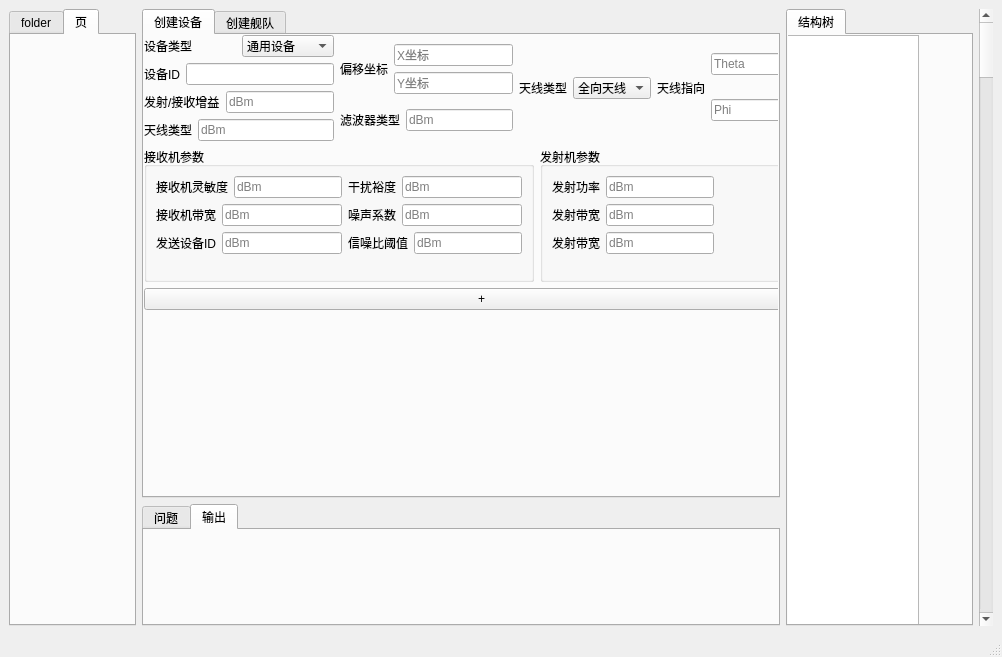
<?xml version="1.0" encoding="UTF-8"?>
<ui version="4.0">
 <class>MainWindow</class>
 <widget class="QMainWindow" name="MainWindow">
  <property name="geometry">
   <rect>
    <x>0</x>
    <y>0</y>
    <width>1002</width>
    <height>657</height>
   </rect>
  </property>
  <property name="windowTitle">
   <string>MainWindow</string>
  </property>
  <widget class="QWidget" name="centralwidget">
   <layout class="QGridLayout" name="gridLayout_6">
    <item row="0" column="2">
     <widget class="QScrollBar" name="verticalScrollBar">
      <property name="orientation">
       <enum>Qt::Orientation::Vertical</enum>
      </property>
     </widget>
    </item>
    <item row="0" column="0">
     <layout class="QHBoxLayout" name="horizontalLayout_3" stretch="1,0">
      <item>
       <widget class="QTabWidget" name="tabWidget">
        <property name="sizePolicy">
         <sizepolicy hsizetype="Expanding" vsizetype="Expanding">
          <horstretch>0</horstretch>
          <verstretch>0</verstretch>
         </sizepolicy>
        </property>
        <property name="tabPosition">
         <enum>QTabWidget::TabPosition::North</enum>
        </property>
        <property name="currentIndex">
         <number>1</number>
        </property>
        <property name="elideMode">
         <enum>Qt::TextElideMode::ElideLeft</enum>
        </property>
        <widget class="QWidget" name="tab_2">
         <attribute name="title">
          <string>folder</string>
         </attribute>
         <widget class="QTreeView" name="treeView">
          <property name="geometry">
           <rect>
            <x>-20</x>
            <y>0</y>
            <width>151</width>
            <height>671</height>
           </rect>
          </property>
          <property name="sizePolicy">
           <sizepolicy hsizetype="Expanding" vsizetype="Expanding">
            <horstretch>0</horstretch>
            <verstretch>7</verstretch>
           </sizepolicy>
          </property>
         </widget>
        </widget>
        <widget class="QWidget" name="tab_4">
         <attribute name="title">
          <string>页</string>
         </attribute>
        </widget>
       </widget>
      </item>
      <item>
       <layout class="QVBoxLayout" name="verticalLayout_3" stretch="4,1">
        <item>
         <widget class="QTabWidget" name="tabWidget_3">
          <property name="currentIndex">
           <number>0</number>
          </property>
          <widget class="QWidget" name="tab">
           <attribute name="title">
            <string>创建设备</string>
           </attribute>
           <widget class="QWidget" name="">
            <property name="geometry">
             <rect>
              <x>0</x>
              <y>0</y>
              <width>675</width>
              <height>275</height>
             </rect>
            </property>
            <layout class="QVBoxLayout" name="verticalLayout_15">
             <item>
              <layout class="QHBoxLayout" name="horizontalLayout_13">
               <item>
                <layout class="QVBoxLayout" name="verticalLayout_8">
                 <item>
                  <layout class="QHBoxLayout" name="horizontalLayout_5">
                   <item>
                    <widget class="QLabel" name="label_9">
                     <property name="text">
                      <string>设备类型</string>
                     </property>
                    </widget>
                   </item>
                   <item>
                    <widget class="QComboBox" name="comboBox_2">
                     <item>
                      <property name="text">
                       <string>通用设备</string>
                      </property>
                     </item>
                     <item>
                      <property name="text">
                       <string>发射机</string>
                      </property>
                     </item>
                     <item>
                      <property name="text">
                       <string>接收机</string>
                      </property>
                     </item>
                     <item>
                      <property name="text">
                       <string>收发一体机</string>
                      </property>
                     </item>
                    </widget>
                   </item>
                  </layout>
                 </item>
                 <item>
                  <layout class="QHBoxLayout" name="horizontalLayout_7">
                   <item>
                    <widget class="QLabel" name="label_21">
                     <property name="text">
                      <string>设备ID</string>
                     </property>
                    </widget>
                   </item>
                   <item>
                    <widget class="QLineEdit" name="lineEdit_11"/>
                   </item>
                  </layout>
                 </item>
                 <item>
                  <layout class="QHBoxLayout" name="horizontalLayout_9">
                   <item>
                    <widget class="QLabel" name="label_23">
                     <property name="text">
                      <string>发射/接收增益</string>
                     </property>
                    </widget>
                   </item>
                   <item>
                    <widget class="QLineEdit" name="lineEdit_14">
                     <property name="placeholderText">
                      <string>dBm</string>
                     </property>
                    </widget>
                   </item>
                  </layout>
                 </item>
                 <item>
                  <layout class="QHBoxLayout" name="horizontalLayout_11">
                   <item>
                    <widget class="QLabel" name="label_25">
                     <property name="text">
                      <string>天线类型</string>
                     </property>
                    </widget>
                   </item>
                   <item>
                    <widget class="QLineEdit" name="lineEdit_16">
                     <property name="placeholderText">
                      <string>dBm</string>
                     </property>
                    </widget>
                   </item>
                  </layout>
                 </item>
                </layout>
               </item>
               <item>
                <layout class="QVBoxLayout" name="verticalLayout_9">
                 <item>
                  <layout class="QHBoxLayout" name="horizontalLayout_8">
                   <item>
                    <widget class="QLabel" name="label_22">
                     <property name="text">
                      <string>偏移坐标</string>
                     </property>
                    </widget>
                   </item>
                   <item>
                    <layout class="QVBoxLayout" name="verticalLayout_7">
                     <item>
                      <widget class="QLineEdit" name="lineEdit_12">
                       <property name="placeholderText">
                        <string>X坐标</string>
                       </property>
                      </widget>
                     </item>
                     <item>
                      <widget class="QLineEdit" name="lineEdit_13">
                       <property name="placeholderText">
                        <string>Y坐标</string>
                       </property>
                      </widget>
                     </item>
                    </layout>
                   </item>
                  </layout>
                 </item>
                 <item>
                  <layout class="QHBoxLayout" name="horizontalLayout_12">
                   <item>
                    <widget class="QLabel" name="label_26">
                     <property name="text">
                      <string>滤波器类型</string>
                     </property>
                    </widget>
                   </item>
                   <item>
                    <widget class="QLineEdit" name="lineEdit_17">
                     <property name="placeholderText">
                      <string>dBm</string>
                     </property>
                    </widget>
                   </item>
                  </layout>
                 </item>
                </layout>
               </item>
               <item>
                <layout class="QHBoxLayout" name="horizontalLayout_29">
                 <item>
                  <layout class="QHBoxLayout" name="horizontalLayout_28">
                   <item>
                    <widget class="QLabel" name="label_41">
                     <property name="text">
                      <string>天线类型</string>
                     </property>
                    </widget>
                   </item>
                   <item>
                    <widget class="QComboBox" name="comboBox_4">
                     <item>
                      <property name="text">
                       <string>全向天线</string>
                      </property>
                     </item>
                     <item>
                      <property name="text">
                       <string>定向天线</string>
                      </property>
                     </item>
                    </widget>
                   </item>
                  </layout>
                 </item>
                 <item>
                  <layout class="QHBoxLayout" name="horizontalLayout_27">
                   <item>
                    <widget class="QLabel" name="label_40">
                     <property name="text">
                      <string>天线指向</string>
                     </property>
                    </widget>
                   </item>
                   <item>
                    <layout class="QVBoxLayout" name="verticalLayout_12">
                     <item>
                      <widget class="QLineEdit" name="lineEdit_30">
                       <property name="placeholderText">
                        <string>Theta</string>
                       </property>
                      </widget>
                     </item>
                     <item>
                      <widget class="QLineEdit" name="lineEdit_31">
                       <property name="placeholderText">
                        <string>Phi</string>
                       </property>
                      </widget>
                     </item>
                    </layout>
                   </item>
                  </layout>
                 </item>
                </layout>
               </item>
              </layout>
             </item>
             <item>
              <layout class="QHBoxLayout" name="horizontalLayout_14">
               <item>
                <widget class="QGroupBox" name="groupBox_3">
                 <property name="title">
                  <string>接收机参数</string>
                 </property>
                 <layout class="QFormLayout" name="formLayout">
                  <item row="0" column="0">
                   <layout class="QGridLayout" name="gridLayout_7">
                    <item row="0" column="0">
                     <layout class="QHBoxLayout" name="horizontalLayout_19">
                      <item>
                       <widget class="QLabel" name="label_32">
                        <property name="text">
                         <string>接收机灵敏度</string>
                        </property>
                       </widget>
                      </item>
                      <item>
                       <widget class="QLineEdit" name="lineEdit_22">
                        <property name="placeholderText">
                         <string>dBm</string>
                        </property>
                       </widget>
                      </item>
                     </layout>
                    </item>
                    <item row="0" column="1">
                     <layout class="QHBoxLayout" name="horizontalLayout_24">
                      <item>
                       <widget class="QLabel" name="label_37">
                        <property name="text">
                         <string>干扰裕度</string>
                        </property>
                       </widget>
                      </item>
                      <item>
                       <widget class="QLineEdit" name="lineEdit_27">
                        <property name="placeholderText">
                         <string>dBm</string>
                        </property>
                       </widget>
                      </item>
                     </layout>
                    </item>
                    <item row="1" column="0">
                     <layout class="QHBoxLayout" name="horizontalLayout_20">
                      <item>
                       <widget class="QLabel" name="label_33">
                        <property name="text">
                         <string>接收机带宽</string>
                        </property>
                       </widget>
                      </item>
                      <item>
                       <widget class="QLineEdit" name="lineEdit_23">
                        <property name="placeholderText">
                         <string>dBm</string>
                        </property>
                       </widget>
                      </item>
                     </layout>
                    </item>
                    <item row="1" column="1">
                     <layout class="QHBoxLayout" name="horizontalLayout_22">
                      <item>
                       <widget class="QLabel" name="label_35">
                        <property name="text">
                         <string>噪声系数</string>
                        </property>
                       </widget>
                      </item>
                      <item>
                       <widget class="QLineEdit" name="lineEdit_25">
                        <property name="placeholderText">
                         <string>dBm</string>
                        </property>
                       </widget>
                      </item>
                     </layout>
                    </item>
                    <item row="2" column="0">
                     <layout class="QHBoxLayout" name="horizontalLayout_21">
                      <item>
                       <widget class="QLabel" name="label_34">
                        <property name="text">
                         <string>发送设备ID</string>
                        </property>
                       </widget>
                      </item>
                      <item>
                       <widget class="QLineEdit" name="lineEdit_24">
                        <property name="placeholderText">
                         <string>dBm</string>
                        </property>
                       </widget>
                      </item>
                     </layout>
                    </item>
                    <item row="2" column="1">
                     <layout class="QHBoxLayout" name="horizontalLayout_23">
                      <item>
                       <widget class="QLabel" name="label_36">
                        <property name="text">
                         <string>信噪比阈值</string>
                        </property>
                       </widget>
                      </item>
                      <item>
                       <widget class="QLineEdit" name="lineEdit_26">
                        <property name="placeholderText">
                         <string>dBm</string>
                        </property>
                       </widget>
                      </item>
                     </layout>
                    </item>
                   </layout>
                  </item>
                 </layout>
                </widget>
               </item>
               <item>
                <widget class="QGroupBox" name="groupBox_4">
                 <property name="title">
                  <string>发射机参数</string>
                 </property>
                 <layout class="QFormLayout" name="formLayout_2">
                  <item row="0" column="0">
                   <layout class="QVBoxLayout" name="verticalLayout_10">
                    <item>
                     <layout class="QHBoxLayout" name="horizontalLayout_15">
                      <item>
                       <widget class="QLabel" name="label_27">
                        <property name="text">
                         <string>发射功率</string>
                        </property>
                       </widget>
                      </item>
                      <item>
                       <widget class="QLineEdit" name="lineEdit_18">
                        <property name="placeholderText">
                         <string>dBm</string>
                        </property>
                       </widget>
                      </item>
                     </layout>
                    </item>
                    <item>
                     <layout class="QHBoxLayout" name="horizontalLayout_16">
                      <item>
                       <widget class="QLabel" name="label_29">
                        <property name="text">
                         <string>发射带宽</string>
                        </property>
                       </widget>
                      </item>
                      <item>
                       <widget class="QLineEdit" name="lineEdit_19">
                        <property name="placeholderText">
                         <string>dBm</string>
                        </property>
                       </widget>
                      </item>
                     </layout>
                    </item>
                    <item>
                     <layout class="QHBoxLayout" name="horizontalLayout_17">
                      <item>
                       <widget class="QLabel" name="label_30">
                        <property name="text">
                         <string>发射带宽</string>
                        </property>
                       </widget>
                      </item>
                      <item>
                       <widget class="QLineEdit" name="lineEdit_20">
                        <property name="placeholderText">
                         <string>dBm</string>
                        </property>
                       </widget>
                      </item>
                     </layout>
                    </item>
                   </layout>
                  </item>
                 </layout>
                </widget>
               </item>
              </layout>
             </item>
             <item>
              <widget class="QPushButton" name="pushButton_11">
               <property name="text">
                <string>+</string>
               </property>
              </widget>
             </item>
            </layout>
           </widget>
          </widget>
          <widget class="QWidget" name="tab_3">
           <attribute name="title">
            <string>创建舰队</string>
           </attribute>
           <layout class="QVBoxLayout" name="verticalLayout_5">
            <item>
             <layout class="QVBoxLayout" name="verticalLayout_4">
              <item>
               <widget class="QGroupBox" name="groupBox">
                <property name="title">
                 <string>船只1</string>
                </property>
                <layout class="QHBoxLayout" name="horizontalLayout_4">
                 <item>
                  <layout class="QGridLayout" name="gridLayout">
                   <property name="sizeConstraint">
                    <enum>QLayout::SizeConstraint::SetNoConstraint</enum>
                   </property>
                   <item row="0" column="1">
                    <widget class="QLineEdit" name="lineEdit"/>
                   </item>
                   <item row="0" column="3">
                    <widget class="QLineEdit" name="lineEdit_28"/>
                   </item>
                   <item row="1" column="3">
                    <widget class="QLineEdit" name="lineEdit_29"/>
                   </item>
                   <item row="1" column="1">
                    <widget class="QLineEdit" name="lineEdit_2"/>
                   </item>
                   <item row="0" column="0">
                    <widget class="QLabel" name="label">
                     <property name="text">
                      <string>X坐标</string>
                     </property>
                    </widget>
                   </item>
                   <item row="1" column="0">
                    <widget class="QLabel" name="label_2">
                     <property name="text">
                      <string>Y坐标</string>
                     </property>
                    </widget>
                   </item>
                   <item row="1" column="2">
                    <widget class="QLabel" name="label_39">
                     <property name="text">
                      <string>船速</string>
                     </property>
                    </widget>
                   </item>
                   <item row="0" column="2">
                    <widget class="QLabel" name="label_38">
                     <property name="text">
                      <string>朝向</string>
                     </property>
                    </widget>
                   </item>
                  </layout>
                 </item>
                 <item>
                  <layout class="QVBoxLayout" name="verticalLayout">
                   <item>
                    <layout class="QHBoxLayout" name="horizontalLayout">
                     <item>
                      <widget class="QLabel" name="label_5">
                       <property name="text">
                        <string>设备1</string>
                       </property>
                      </widget>
                     </item>
                     <item>
                      <widget class="QLineEdit" name="lineEdit_32">
                       <property name="placeholderText">
                        <string>设备ID</string>
                       </property>
                      </widget>
                     </item>
                    </layout>
                   </item>
                   <item>
                    <widget class="QPushButton" name="pushButton_5">
                     <property name="text">
                      <string>+</string>
                     </property>
                    </widget>
                   </item>
                  </layout>
                 </item>
                 <item>
                  <layout class="QVBoxLayout" name="verticalLayout_2">
                   <item>
                    <layout class="QHBoxLayout" name="horizontalLayout_2">
                     <item>
                      <widget class="QLabel" name="label_7">
                       <property name="text">
                        <string>天线1</string>
                       </property>
                      </widget>
                     </item>
                     <item>
                      <widget class="QLineEdit" name="lineEdit_33">
                       <property name="placeholderText">
                        <string>天线ID</string>
                       </property>
                      </widget>
                     </item>
                    </layout>
                   </item>
                   <item>
                    <widget class="QPushButton" name="pushButton_6">
                     <property name="text">
                      <string>+</string>
                     </property>
                    </widget>
                   </item>
                  </layout>
                 </item>
                </layout>
               </widget>
              </item>
             </layout>
            </item>
            <item>
             <widget class="QGroupBox" name="groupBox_2">
              <property name="title">
               <string>船只2</string>
              </property>
              <layout class="QHBoxLayout" name="horizontalLayout_30">
               <item>
                <layout class="QGridLayout" name="gridLayout_4">
                 <property name="sizeConstraint">
                  <enum>QLayout::SizeConstraint::SetNoConstraint</enum>
                 </property>
                 <item row="0" column="1">
                  <widget class="QLineEdit" name="lineEdit_7"/>
                 </item>
                 <item row="0" column="3">
                  <widget class="QLineEdit" name="lineEdit_40"/>
                 </item>
                 <item row="1" column="3">
                  <widget class="QLineEdit" name="lineEdit_41"/>
                 </item>
                 <item row="1" column="1">
                  <widget class="QLineEdit" name="lineEdit_8"/>
                 </item>
                 <item row="0" column="0">
                  <widget class="QLabel" name="label_12">
                   <property name="text">
                    <string>X坐标</string>
                   </property>
                  </widget>
                 </item>
                 <item row="1" column="0">
                  <widget class="QLabel" name="label_13">
                   <property name="text">
                    <string>Y坐标</string>
                   </property>
                  </widget>
                 </item>
                 <item row="1" column="2">
                  <widget class="QLabel" name="label_46">
                   <property name="text">
                    <string>船速</string>
                   </property>
                  </widget>
                 </item>
                 <item row="0" column="2">
                  <widget class="QLabel" name="label_47">
                   <property name="text">
                    <string>朝向</string>
                   </property>
                  </widget>
                 </item>
                </layout>
               </item>
               <item>
                <layout class="QVBoxLayout" name="verticalLayout_13">
                 <item>
                  <layout class="QHBoxLayout" name="horizontalLayout_31">
                   <item>
                    <widget class="QLabel" name="label_14">
                     <property name="text">
                      <string>设备1</string>
                     </property>
                    </widget>
                   </item>
                   <item>
                    <widget class="QLineEdit" name="lineEdit_42">
                     <property name="placeholderText">
                      <string>设备ID</string>
                     </property>
                    </widget>
                   </item>
                  </layout>
                 </item>
                 <item>
                  <widget class="QPushButton" name="pushButton_9">
                   <property name="text">
                    <string>+</string>
                   </property>
                  </widget>
                 </item>
                </layout>
               </item>
               <item>
                <layout class="QVBoxLayout" name="verticalLayout_14">
                 <item>
                  <layout class="QHBoxLayout" name="horizontalLayout_32">
                   <item>
                    <widget class="QLabel" name="label_15">
                     <property name="text">
                      <string>天线1</string>
                     </property>
                    </widget>
                   </item>
                   <item>
                    <widget class="QLineEdit" name="lineEdit_43">
                     <property name="placeholderText">
                      <string>天线ID</string>
                     </property>
                    </widget>
                   </item>
                  </layout>
                 </item>
                 <item>
                  <widget class="QPushButton" name="pushButton_10">
                   <property name="text">
                    <string>+</string>
                   </property>
                  </widget>
                 </item>
                </layout>
               </item>
              </layout>
             </widget>
            </item>
           </layout>
          </widget>
         </widget>
        </item>
        <item>
         <widget class="QTabWidget" name="tabWidget_2">
          <property name="currentIndex">
           <number>1</number>
          </property>
          <widget class="QWidget" name="widget">
           <attribute name="title">
            <string>问题</string>
           </attribute>
          </widget>
          <widget class="QWidget" name="widget">
           <attribute name="title">
            <string>输出</string>
           </attribute>
          </widget>
         </widget>
        </item>
       </layout>
      </item>
     </layout>
    </item>
    <item row="0" column="1">
     <widget class="QTabWidget" name="tabWidget_4">
      <property name="sizePolicy">
       <sizepolicy hsizetype="Expanding" vsizetype="Expanding">
        <horstretch>0</horstretch>
        <verstretch>0</verstretch>
       </sizepolicy>
      </property>
      <property name="tabPosition">
       <enum>QTabWidget::TabPosition::North</enum>
      </property>
      <property name="currentIndex">
       <number>0</number>
      </property>
      <property name="elideMode">
       <enum>Qt::TextElideMode::ElideLeft</enum>
      </property>
      <widget class="QWidget" name="tab_6">
       <attribute name="title">
        <string>结构树</string>
       </attribute>
       <widget class="QTreeView" name="treeView_2">
        <property name="geometry">
         <rect>
          <x>-20</x>
          <y>0</y>
          <width>151</width>
          <height>671</height>
         </rect>
        </property>
        <property name="sizePolicy">
         <sizepolicy hsizetype="Expanding" vsizetype="Expanding">
          <horstretch>0</horstretch>
          <verstretch>7</verstretch>
         </sizepolicy>
        </property>
       </widget>
      </widget>
     </widget>
    </item>
   </layout>
  </widget>
  <widget class="QStatusBar" name="statusbar"/>
 </widget>
 <resources/>
 <connections/>
</ui>
